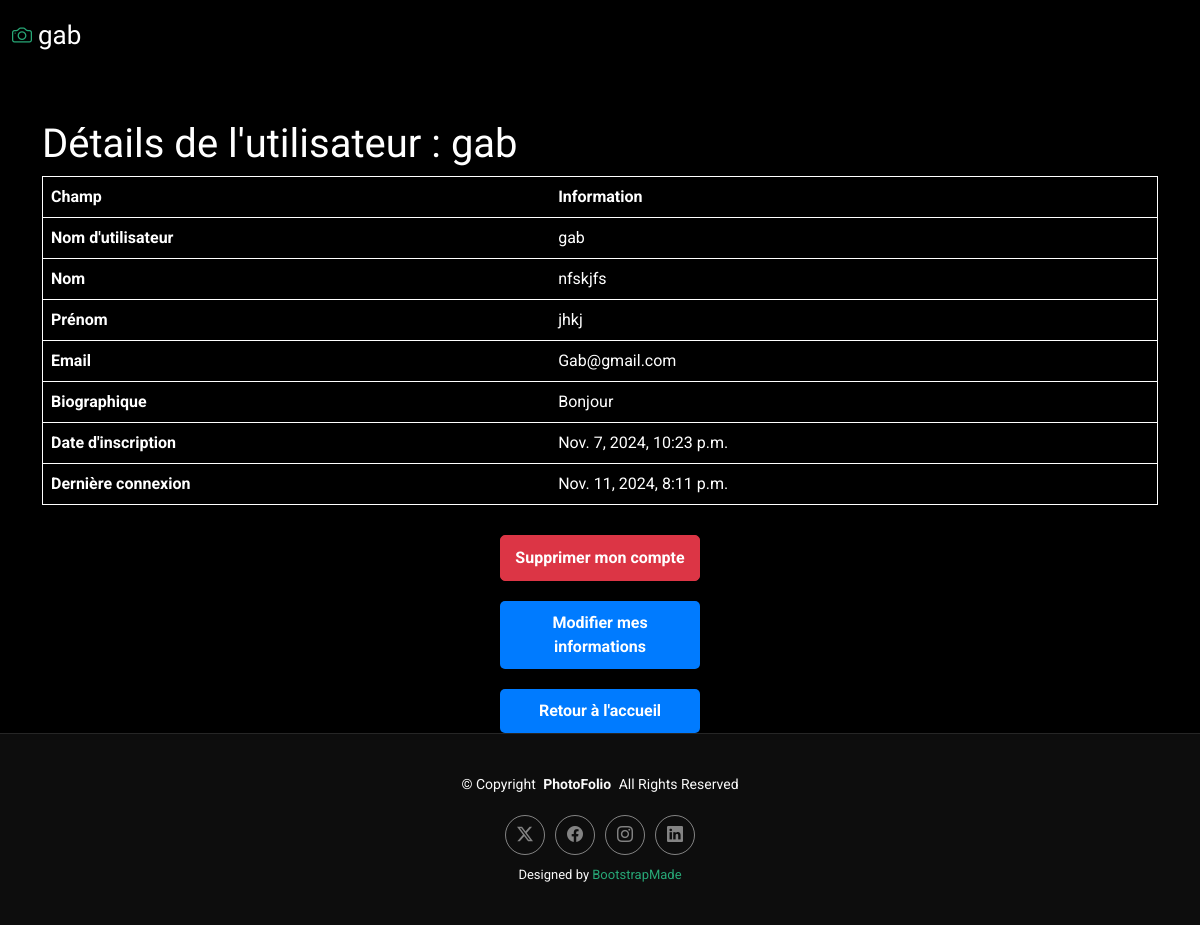
The page /details/2/ (signed in) on the database as committed earlier.
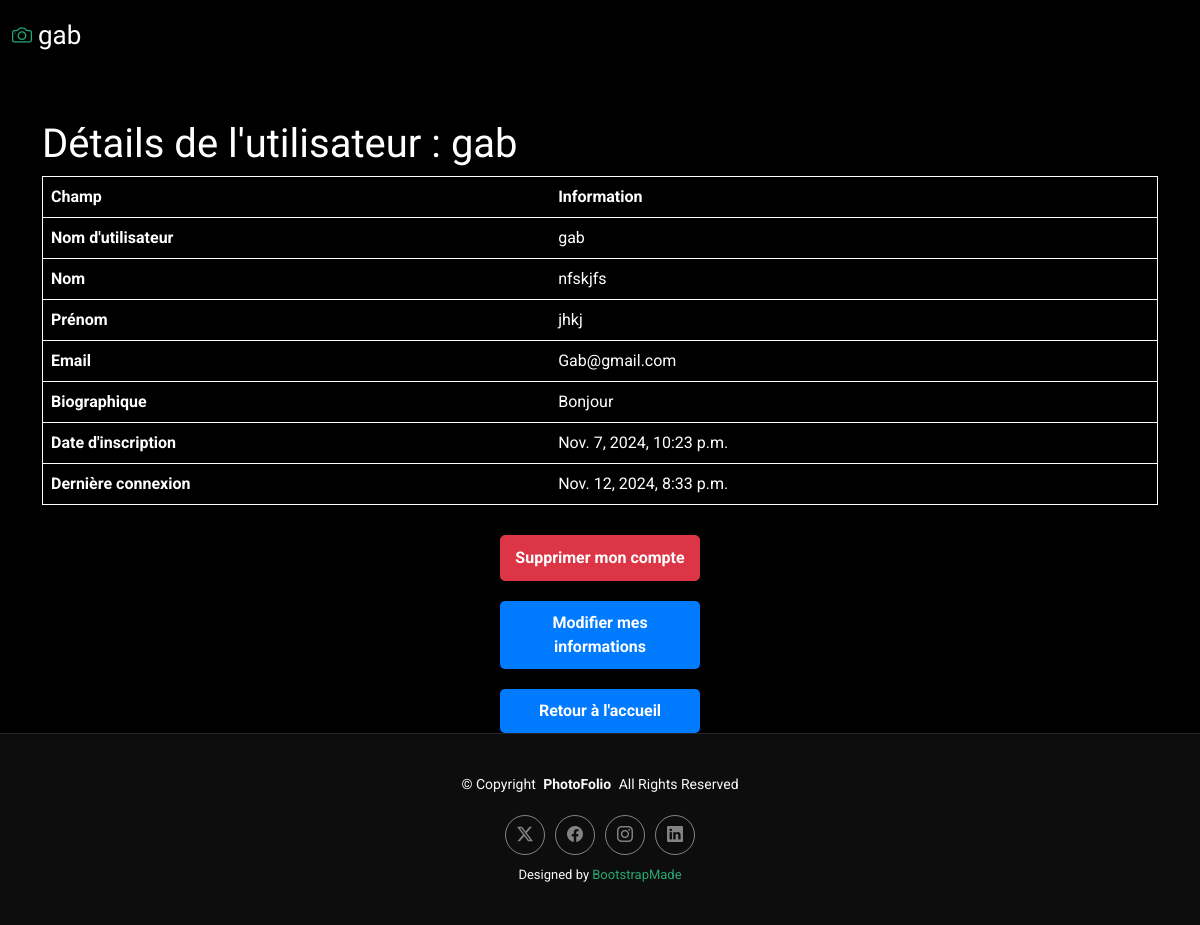
The same page on the database as committed later.
### users/models.py (models this page shows, shortened)
class User(AbstractUser):
    biography = models.TextField(blank=True, null=True,help_text="Une brève biographie ou description")
    first_name = models.CharField(max_length=30, validators=[only_Letters])
    last_name = models.CharField(max_length=30, validators=[only_Letters])
    email = models.EmailField(unique=True,validators=[Email_Valide])
    username = models.CharField(max_length=50, unique=True)
    USERNAME_FIELD="username"
    is_artist = models.BooleanField(default=False, help_text="Indique si l'utilisateur est un artiste")
    class Meta:
        verbose_name = "User"

### users/views.py (the view)
# urls.py: path('details/<int:pk>/', UserDetails.as_view(), name='user_details'),
class UserDetails(LoginRequiredMixin, DetailView):
    model = User
    template_name = "details.html"
    context_object_name = "user_details"

### users/templates/details.html (shortened to what this page needs)
{% load static %}
<!DOCTYPE html>
<html lang="en">
<head>
  <link href="{% static 'assets/vendor/bootstrap/css/bootstrap.min.css'%}" rel="stylesheet">
  <link href="{% static 'assets/vendor/bootstrap-icons/bootstrap-icons.css' %}" rel="stylesheet">
  <link href="{% static 'assets/vendor/aos/aos.css' %}" rel="stylesheet">
  <link href="{% static 'assets/vendor/glightbox/css/glightbox.min.css' %}" rel="stylesheet">
  <link href="{% static 'assets/vendor/swiper/swiper-bundle.min.css' %}" rel="stylesheet">
  <link href="{% static 'assets/css/main.css'%}" rel="stylesheet">
</head>
<body class="index-page">
  <header id="header" class="header d-flex align-items-center sticky-top">
    <div class="container-fluid position-relative d-flex align-items-center justify-content-between">
        <a href="{% url 'home' %}" class="logo d-flex align-items-center me-auto me-xl-0">
            <i class="bi bi-camera"></i>
              <h1 class="sitename">{{ user_details.username }}</h1>
          </a>
    </div>
  </header>
  <div class="container mt-5">
    <h1>Détails de l'utilisateur : {{ user_details.username }}</h1>
    <table class="table table-striped" style="border: 1px solid white; background-color: black !important; color: white;">
        <thead>
            <tr >
                <th scope="col">Champ</th>
                <th scope="col">Information</th>
            </tr>
        </thead>
        <tbody>
            <tr >
                <td><strong>Nom d'utilisateur</strong></td>
                <td>{{ user_details.username }}</td>
            </tr>
            <tr >
              <td><strong>Nom</strong></td>
              <td>{{ user_details.last_name }}</td>
          </tr>
          <tr >
            <td><strong>Prénom</strong></td>
            <td>{{ user_details.first_name }}</td>
        </tr>
            <tr >
                <td><strong>Email</strong></td>
                <td>{{ user_details.email }}</td>
            </tr>
            <tr >
              <td><strong>Biographique</strong></td>
              <td>{{ user_details.biography}}</td>
          </tr>
            <tr >
                <td><strong>Date d'inscription</strong></td>
                <td>{{ user_details.date_joined }}</td>
            </tr>
            <tr >
                <td><strong>Dernière connexion</strong></td>
                <td>{{ user_details.last_login }}</td>
            </tr>
        </tbody>
    </table>
    <div class="btn-container">
      <a href="{% url 'delete_user' pk=user.pk %}" class="btn btn-danger">Supprimer mon compte</a>
      <a href="{% url 'user_update' user.pk %}" class="btn-get-started">Modifier mes informations</a>
      <a href="{% url 'home' %}" class="btn-get-started">Retour à l'accueil</a>
  </div>
</div>
  <footer id="footer" class="footer">
    <div class="container">
      <div class="copyright text-center ">
        <p>© <span>Copyright</span> <strong class="px-1 sitename">PhotoFolio</strong> <span>All Rights Reserved</span></p>
      </div>
      <div class="social-links d-flex justify-content-center">
        <a href=""><i class="bi bi-twitter-x"></i></a>
        <a href=""><i class="bi bi-facebook"></i></a>
        <a href=""><i class="bi bi-instagram"></i></a>
        <a href=""><i class="bi bi-linkedin"></i></a>
      </div>
      <div class="credits">
        Designed by <a href="https://bootstrapmade.com/">BootstrapMade</a>
      </div>
    </div>
  </footer>
</body>
</html>

Rows that differ between the two databases and show on the page:
changed User "gab": last_login "Nov. 11, 2024, 8:11 p.m." → "Nov. 12, 2024, 8:33 p.m."
